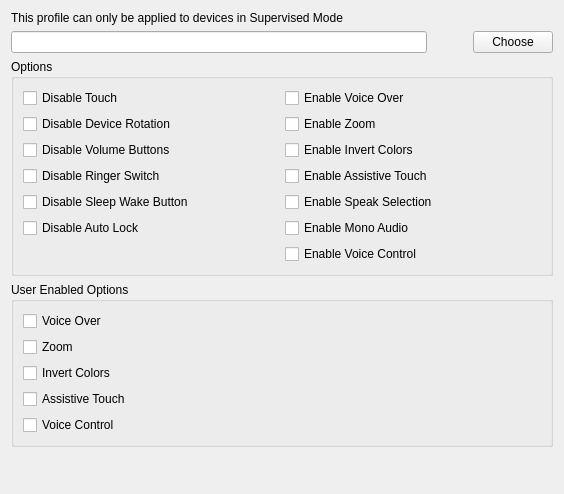
<?xml version="1.0" encoding="UTF-8"?>
<ui version="4.0">
 <class>AppLockForm</class>
 <widget class="QWidget" name="AppLockForm">
  <property name="geometry">
   <rect>
    <x>0</x>
    <y>0</y>
    <width>564</width>
    <height>494</height>
   </rect>
  </property>
  <property name="windowTitle">
   <string>Form</string>
  </property>
  <layout class="QVBoxLayout" name="verticalLayout">
   <item>
    <widget class="QLabel" name="label">
     <property name="text">
      <string>This profile can only be applied to devices in Supervised Mode</string>
     </property>
    </widget>
   </item>
   <item>
    <layout class="QHBoxLayout" name="horizontalLayout">
     <item>
      <widget class="QLineEdit" name="Identifier">
       <property name="sizePolicy">
        <sizepolicy hsizetype="Expanding" vsizetype="Fixed">
         <horstretch>1</horstretch>
         <verstretch>0</verstretch>
        </sizepolicy>
       </property>
      </widget>
     </item>
     <item>
      <spacer name="horizontalSpacer">
       <property name="orientation">
        <enum>Qt::Horizontal</enum>
       </property>
       <property name="sizeHint" stdset="0">
        <size>
         <width>40</width>
         <height>20</height>
        </size>
       </property>
      </spacer>
     </item>
     <item>
      <widget class="QPushButton" name="chooseAppButton">
       <property name="text">
        <string>Choose</string>
       </property>
      </widget>
     </item>
    </layout>
   </item>
   <item>
    <widget class="QGroupBox" name="optionsGroupBox">
     <property name="title">
      <string>Options</string>
     </property>
     <layout class="QGridLayout" name="gridLayout">
      <item row="2" column="1">
       <widget class="QCheckBox" name="EnableZoom">
        <property name="text">
         <string>Enable Zoom</string>
        </property>
       </widget>
      </item>
      <item row="3" column="0">
       <widget class="QCheckBox" name="DisableVolumeButtons">
        <property name="text">
         <string>Disable Volume Buttons</string>
        </property>
       </widget>
      </item>
      <item row="3" column="1">
       <widget class="QCheckBox" name="EnableInvertColors">
        <property name="text">
         <string>Enable Invert Colors</string>
        </property>
       </widget>
      </item>
      <item row="6" column="0">
       <widget class="QCheckBox" name="DisableAutoLock">
        <property name="text">
         <string>Disable Auto Lock</string>
        </property>
       </widget>
      </item>
      <item row="5" column="0">
       <widget class="QCheckBox" name="DisableSleepWakeButton">
        <property name="text">
         <string>Disable Sleep Wake Button</string>
        </property>
       </widget>
      </item>
      <item row="4" column="0">
       <widget class="QCheckBox" name="DisableRingerSwitch">
        <property name="text">
         <string>Disable Ringer Switch</string>
        </property>
       </widget>
      </item>
      <item row="2" column="0">
       <widget class="QCheckBox" name="DisableDeviceRotation">
        <property name="text">
         <string>Disable Device Rotation</string>
        </property>
       </widget>
      </item>
      <item row="1" column="1">
       <widget class="QCheckBox" name="EnableVoiceOver">
        <property name="text">
         <string>Enable Voice Over</string>
        </property>
       </widget>
      </item>
      <item row="1" column="0">
       <widget class="QCheckBox" name="DisableTouch">
        <property name="text">
         <string>Disable Touch</string>
        </property>
       </widget>
      </item>
      <item row="4" column="1">
       <widget class="QCheckBox" name="EnableAssistiveTouch">
        <property name="text">
         <string>Enable Assistive Touch</string>
        </property>
       </widget>
      </item>
      <item row="5" column="1">
       <widget class="QCheckBox" name="EnableSpeakSelection">
        <property name="text">
         <string>Enable Speak Selection</string>
        </property>
       </widget>
      </item>
      <item row="6" column="1">
       <widget class="QCheckBox" name="EnableMonoAudio">
        <property name="text">
         <string>Enable Mono Audio</string>
        </property>
       </widget>
      </item>
      <item row="7" column="1">
       <widget class="QCheckBox" name="EnableVoiceControl">
        <property name="text">
         <string>Enable Voice Control</string>
        </property>
       </widget>
      </item>
     </layout>
    </widget>
   </item>
   <item>
    <widget class="QGroupBox" name="userOptionsGroupBox">
     <property name="title">
      <string>User Enabled Options</string>
     </property>
     <layout class="QVBoxLayout" name="verticalLayout_2">
      <item>
       <widget class="QCheckBox" name="VoiceOver">
        <property name="text">
         <string>Voice Over</string>
        </property>
       </widget>
      </item>
      <item>
       <widget class="QCheckBox" name="Zoom">
        <property name="text">
         <string>Zoom</string>
        </property>
       </widget>
      </item>
      <item>
       <widget class="QCheckBox" name="InvertColors">
        <property name="text">
         <string>Invert Colors</string>
        </property>
       </widget>
      </item>
      <item>
       <widget class="QCheckBox" name="AssistiveTouch">
        <property name="text">
         <string>Assistive Touch</string>
        </property>
       </widget>
      </item>
      <item>
       <widget class="QCheckBox" name="VoiceControl">
        <property name="text">
         <string>Voice Control</string>
        </property>
       </widget>
      </item>
     </layout>
    </widget>
   </item>
   <item>
    <spacer name="verticalSpacer">
     <property name="orientation">
      <enum>Qt::Vertical</enum>
     </property>
     <property name="sizeHint" stdset="0">
      <size>
       <width>20</width>
       <height>40</height>
      </size>
     </property>
    </spacer>
   </item>
  </layout>
 </widget>
 <tabstops>
  <tabstop>Identifier</tabstop>
  <tabstop>chooseAppButton</tabstop>
  <tabstop>DisableTouch</tabstop>
  <tabstop>DisableVolumeButtons</tabstop>
  <tabstop>DisableDeviceRotation</tabstop>
  <tabstop>DisableRingerSwitch</tabstop>
  <tabstop>DisableSleepWakeButton</tabstop>
  <tabstop>DisableAutoLock</tabstop>
  <tabstop>EnableVoiceOver</tabstop>
  <tabstop>EnableZoom</tabstop>
  <tabstop>EnableInvertColors</tabstop>
  <tabstop>EnableAssistiveTouch</tabstop>
  <tabstop>EnableSpeakSelection</tabstop>
  <tabstop>EnableMonoAudio</tabstop>
  <tabstop>VoiceOver</tabstop>
  <tabstop>Zoom</tabstop>
  <tabstop>InvertColors</tabstop>
  <tabstop>AssistiveTouch</tabstop>
 </tabstops>
 <resources/>
 <connections/>
</ui>
